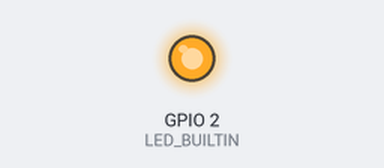
The sketch below on a simulated ESP32. Parts: output pins drawn as LEDs (lit = HIGH). WiFi joins after 1.5 s; servers stay silent unless stated; random numbers use the default seed unless the sketch sets one; no MQTT or app messages arrive unless stated; what the sketch prints to the serial monitor is not drawn.

Above: at 1.61 s.
At 3.1 s:
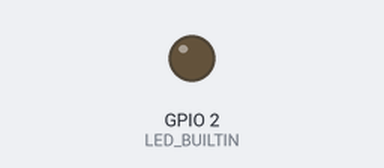
Timing chart, 0 to 8.7 s (numbered marks = the images above):
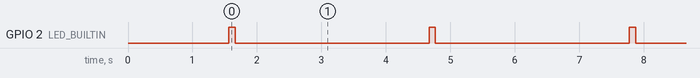

The sketch:

codigo-fonte.ino
```cpp
#include <WiFi.h>
#include <PubSubClient.h>
#include <ArduinoJson.h>

// Definições de pinos
#define LED_BUILTIN 2   // LED onboard

// Configurações Wi-Fi
const char* ssid = "Carlos HC";
const char* password = "969141242";

// Configurações MQTT
const char* mqtt_server = "192.168.15.93";
const int mqtt_port = 1883;
const char* mqtt_user = "solarmetrics";
const char* mqtt_password = "solarmetricswinchallenge";
const char* mqtt_topic = "sensor/control";

// Identificadores
const char* ID = "561187";
const char* moduleID = "SM_ESP32";

// Objetos
WiFiClient espClient;
PubSubClient client(espClient);
JsonDocument doc;
char buffer[256];

// Variáveis
float tensaoGeracao;
float correnteGeracao;
float tensaoConsumo;
float correnteConsumo;

void setup_wifi() {
  delay(10);
  Serial.println();
  Serial.print("Conectando a ");
  Serial.println(ssid);

  WiFi.begin(ssid, password);

  while (WiFi.status() != WL_CONNECTED) {
    delay(500);
    Serial.print(".");
  }

  Serial.println("");
  Serial.println("WiFi conectado");
  Serial.println("IP: ");
  Serial.println(WiFi.localIP());
}

void reconnect() {
  while (!client.connected()) {
    Serial.print("Conectando ao MQTT...");
    if (client.connect(moduleID, mqtt_user, mqtt_password)) {
      Serial.println("conectado");
    } else {
      Serial.print("falhou, rc=");
      Serial.print(client.state());
      Serial.println(" tentando novamente em 5 segundos");
      delay(5000);
    }
  }
}

float simularTensao(float tensaoMin, float tensaoMax) {
  return random(tensaoMin * 100, tensaoMax * 100) / 100.0;
}

float simularCorrente(float correnteMin, float correnteMax) {
  return random(correnteMin * 100, correnteMax * 100) / 100.0;
}

void setup() {
  pinMode(LED_BUILTIN, OUTPUT);
  Serial.begin(115200);

  setup_wifi();

  client.setServer(mqtt_server, mqtt_port);
  }

void loop() {
  if (!client.connected()) {
    reconnect();
  }
  client.loop();

  // Leitura dos sensores
  tensaoGeracao = simularTensao(110.0, 130.0);
  correnteGeracao = simularCorrente(10.5, 20.0);

  tensaoConsumo = simularTensao(110.0, 130.0);
  correnteConsumo = simularCorrente(0.5, 10.0);

  // Limpa o documento JSON
  doc.clear();

  // Monta o JSON
  doc["ID"] = ID;
  doc["Sensor"] = moduleID;
  doc["IP"] = WiFi.localIP().toString();
  doc["MAC"] = WiFi.macAddress();

  if (!isnan(tensaoGeracao) && !isnan(correnteGeracao) && !isnan(tensaoConsumo) && !isnan(correnteConsumo)) {
    doc["GeracaoWatt"] = round(tensaoGeracao * correnteGeracao);
    doc["ConsumoWatt"] = round(tensaoConsumo * correnteConsumo);
  } else {
    doc["GeracaoWatt"] = "Erro na leitura";
    doc["ConsumoWatt"] = "Erro na leitura";
  }

  // Serializa o JSON
  serializeJson(doc, buffer);

  // Publica no MQTT
  client.publish(mqtt_topic, buffer);

  // Feedback visual
  digitalWrite(LED_BUILTIN, HIGH);
  delay(100);
  digitalWrite(LED_BUILTIN, LOW);

  Serial.println(buffer);
  delay(3000);
} 
```

Measured:
- by itself, GPIO 2 (LED_BUILTIN): alternates HIGH for 0.10 s and LOW for 3.0 s
